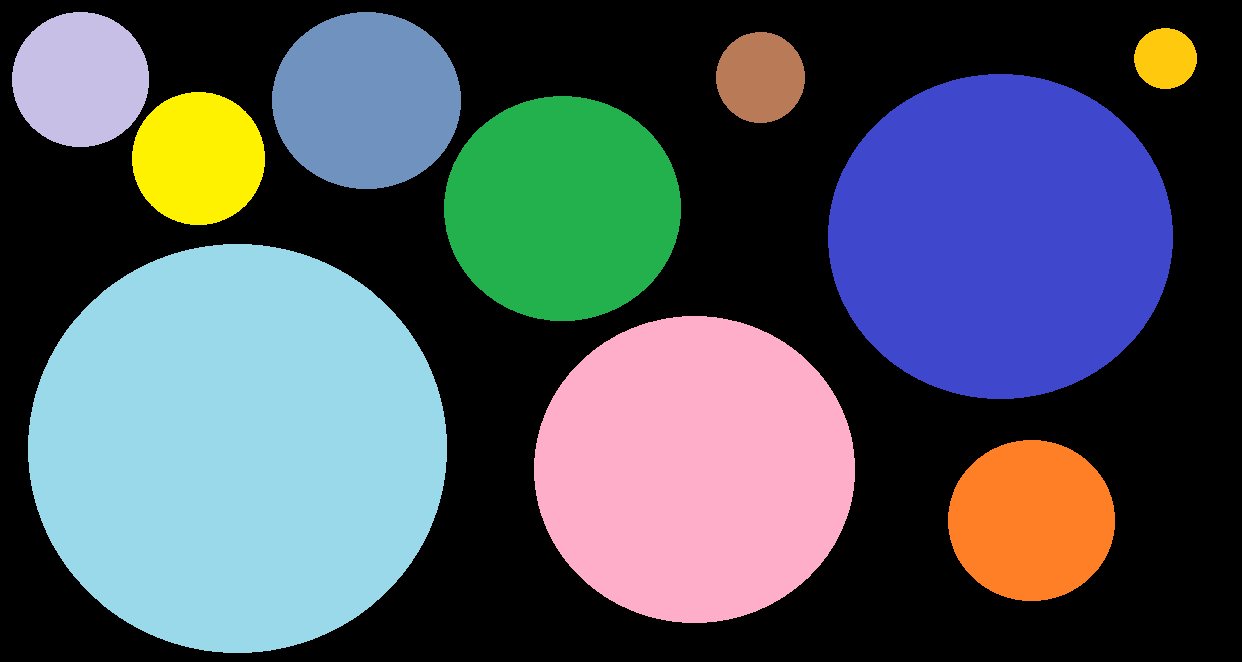
#> input picture shapes_sizes.png, 1242 x 662 px, found by its file name
$ python task7.py
#> lines starting #> are read from the running program, lines starting #| are printed output that depends on the picture; after the words box and inside, x2 and y2 are one past the last pixel; in counts of white or black regions, pixels touching at a corner belong together
import cv2
import numpy as np

img = cv2.imread('E:/vortex peri/OpenCVExample/Tasks_Images2025/task_7/shapes_sizes.png')
#> img is the input picture: shape (662, 1242, 3); mean B, G, R 94.8, 85.7, 77.8
imgray = cv2.cvtColor(img, cv2.COLOR_BGR2GRAY)
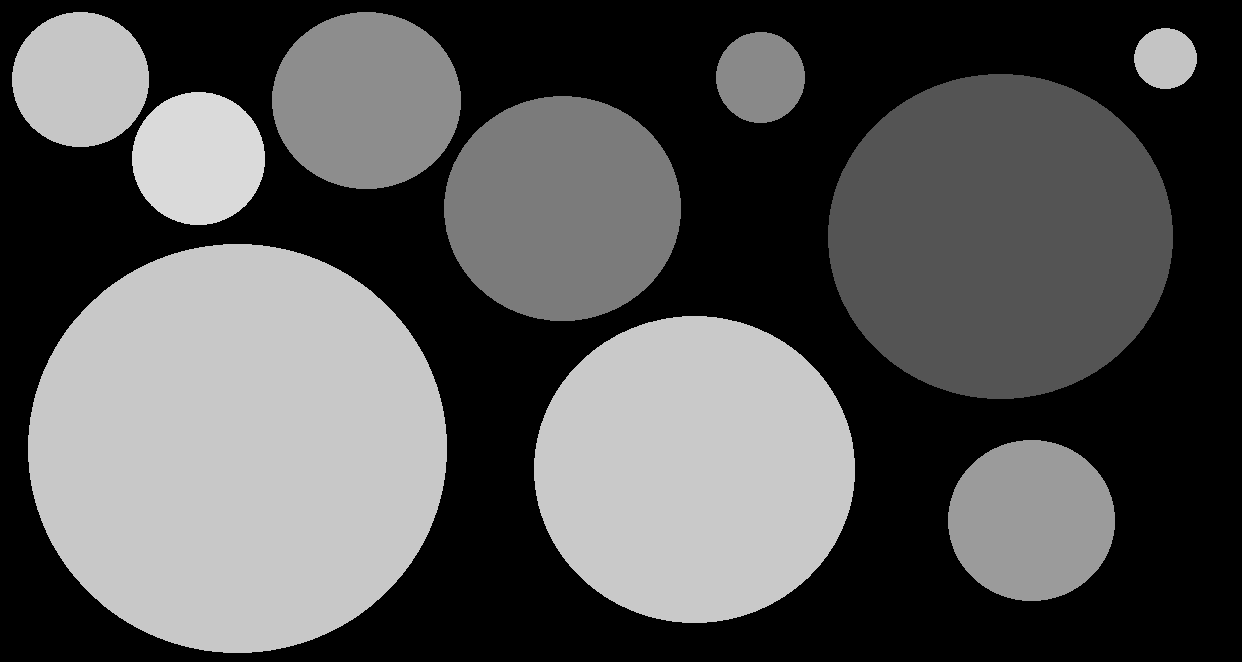
#> imgray: shape (662, 1242); min 0, max 218, mean 84.3
#cv2.imshow('imgary',imgray)
_, thresh = cv2.threshold(imgray, 127, 255, cv2.THRESH_BINARY)
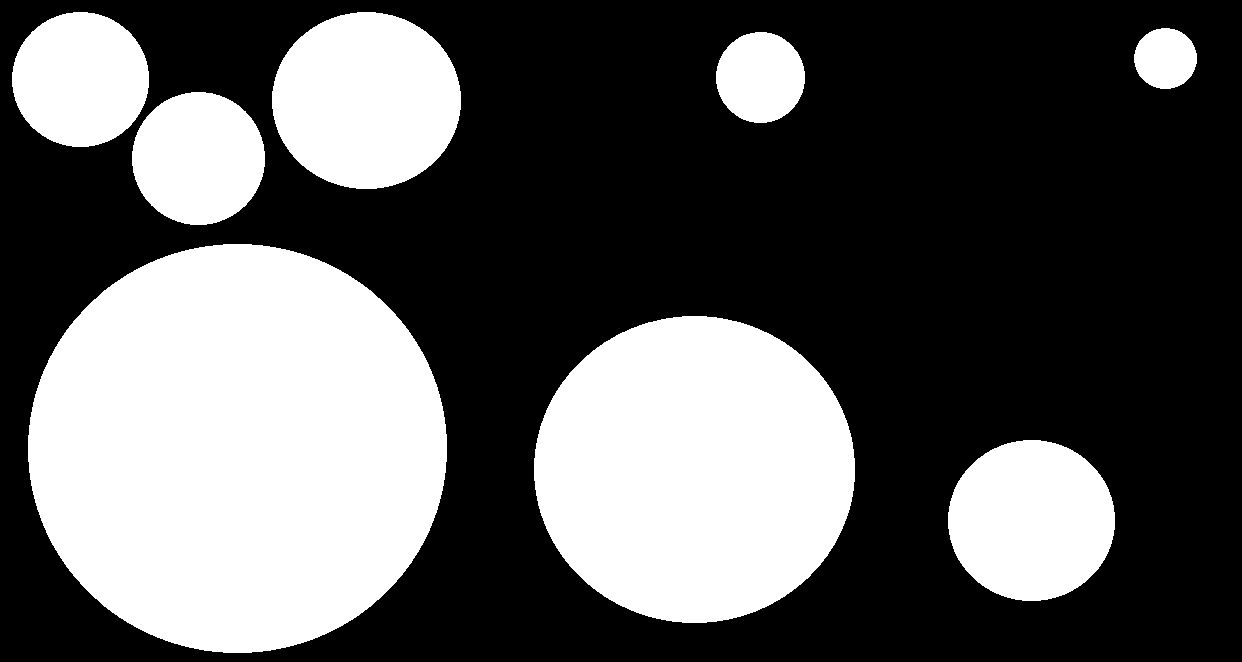
#> thresh: shape (662, 1242); 36.1% white; 8 white regions


contours, hierarchy = cv2.findContours(thresh, cv2.RETR_TREE, cv2.CHAIN_APPROX_SIMPLE)
#> contours = 8 contours; box (x1, y1, x2, y2) and area: (28, 244, 447, 653) 134010, (534, 316, 855, 623) 76890, (272, 12, 461, 189) 26002, (948, 440, 1115, 601) 20875, (12, 12, 149, 147) 14329, (132, 92, 265, 225) 13688, (716, 32, 805, 123) 6221, (1134, 28, 1197, 89) 2917

contour_area = [(cnt, cv2.contourArea(cnt)) for cnt in contours if cv2.contourArea(cnt) > 0]
#> contour_area = 8 items

sorted_contours = sorted(contour_area, key=lambda x: x[1], reverse=True)
#> sorted_contours = 8 items


# Print  areas in order
for cnt, area in sorted_contours:
    print(f'Contour Area: {area:.2f}')
#> this loop made 8 passes
#> area on passes 1 to 8: 134010, 76889.5, 26002, 20875, 14329, 13688.5, 6221, 2917
#| Contour Area: 134010.00
#| Contour Area: 76889.50
#| Contour Area: 26002.00
#| Contour Area: 20875.00
#| Contour Area: 14329.00
#| Contour Area: 13688.50
#| Contour Area: 6221.00
#| Contour Area: 2917.00

cv2.waitKey(0)
cv2.destroyAllWindows()
